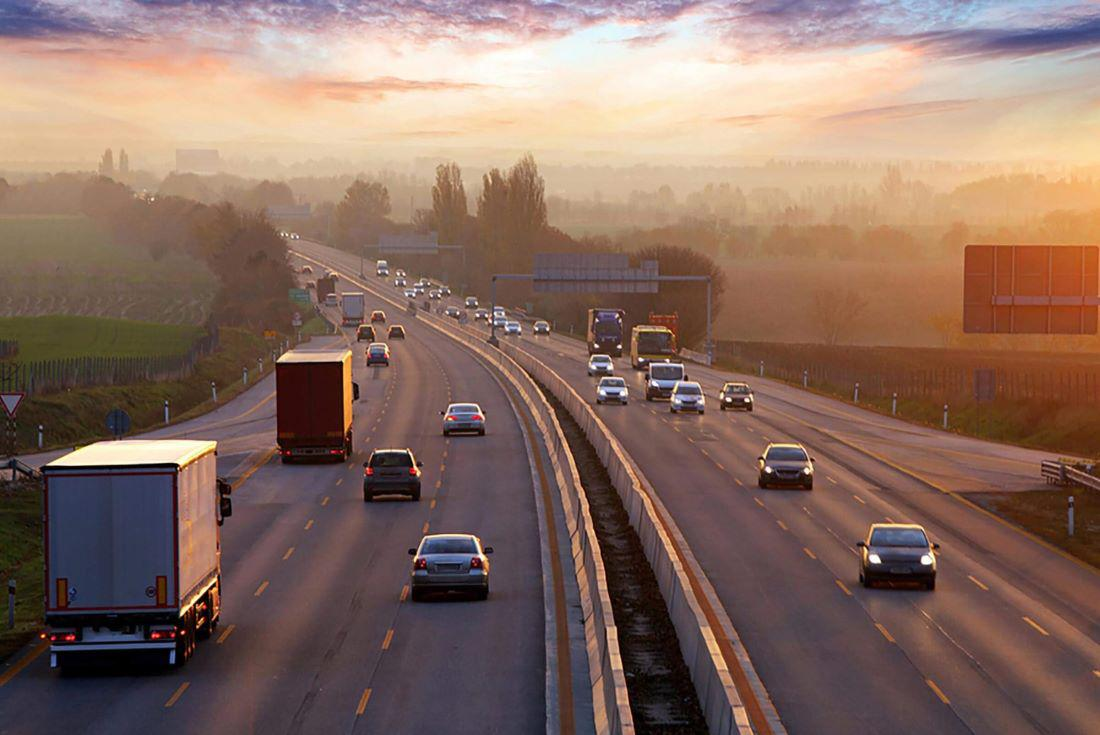
#> input picture opencv/image.jpg, 1100 x 735 px
$ python slicing-image.py
#> lines starting #> are read from the running program, lines starting #| are printed output that depends on the picture
import cv2
image = cv2.imread('image.jpg')
#> image is the input picture: shape (735, 1100, 3); mean B, G, R 98.3, 109.4, 136.2

roi = image[100 : 500, 200 : 700]
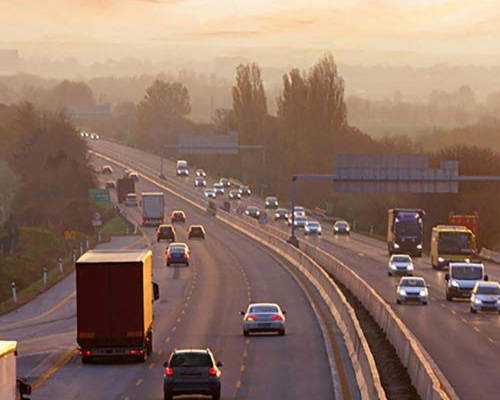
#> roi: shape (400, 500, 3); mean B, G, R 100.7, 115.4, 143.2
cv2.imshow("ROI", roi)
cv2.waitKey(0)

$ run again, with opencv/parrot.webp saved as opencv/image.jpg
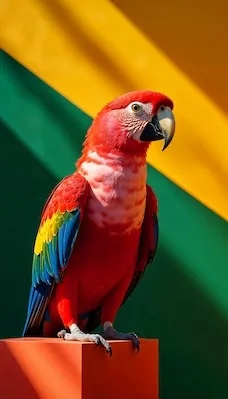
#> input picture opencv/parrot.webp, 228 x 399 px
#> image is the input picture: shape (399, 228, 3); mean B, G, R 29.6, 84.9, 118.1
#> `roi = image[100 : 500, 200 : 700]`:
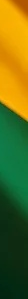
#> roi: shape (299, 28, 3); mean B, G, R 24.2, 107.1, 96.2
